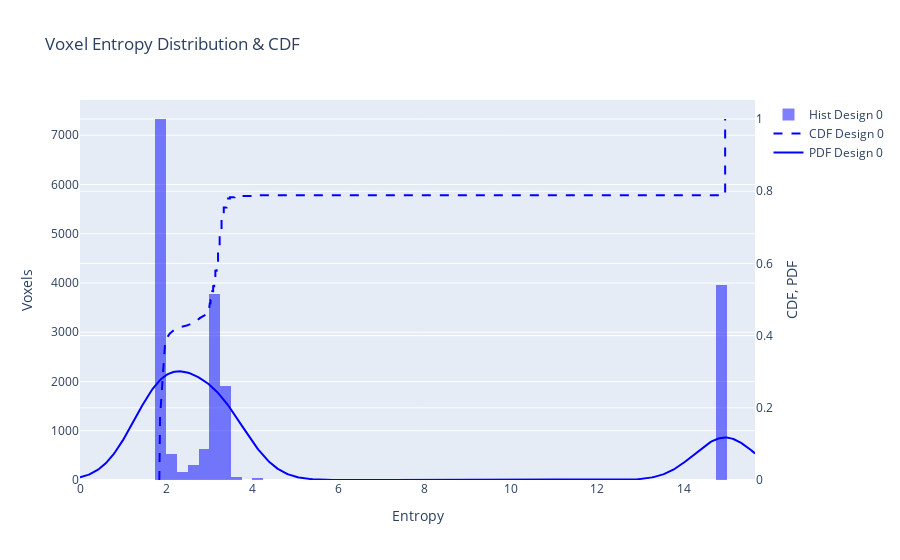

The code cell stored with this chart in its notebook:
### Code cell
# Plot a histogram of the entropy values if available
if plot_entropies:
    compare_entropy_histograms(
        design_idxs=[0],
        entropies=all_design_Hs,
    )

### Figure 1 — Plotly figure (JSON) as saved in the notebook; plotly's stock layout.template omitted (floating-point values rounded to 4 significant figures; data arrays with more than 128 entries replaced by an {"elided": "..."} marker saying what was removed)
{"data": [{"histnorm": "", "hovertemplate": "Entropy: %{x:.2f}<br>Voxels: %{y:.2f}<extra></extra>", "marker": {"color": "blue"}, "name": "Hist Design 0", "opacity": 0.5, "type": "histogram", "x": {"elided": "18693 float values"}, "xbins": {"end": 16, "size": 0.25, "start": 0}}, {"hovertemplate": "Entropy: %{x:.2f}<br>CDF: %{y:.2f}<extra></extra>", "line": {"color": "blue", "dash": "dash"}, "mode": "lines", "name": "CDF Design 0", "type": "scatter", "x": {"elided": "18693 float values"}, "y": {"elided": "18693 float values"}, "yaxis": "y2"}, {"hovertemplate": "Entropy: %{x:.2f}<br>PDF: %{y:.2f}<extra></extra>", "line": {"color": "blue"}, "mode": "lines", "name": "PDF Design 0", "type": "scatter", "x": {"elided": "500 float values"}, "y": {"elided": "500 float values"}, "yaxis": "y2"}], "layout": {"barmode": "overlay", "title": {"text": "Voxel Entropy Distribution & CDF"}, "xaxis": {"title": {"text": "Entropy"}}, "yaxis": {"title": {"text": "Voxels"}}, "yaxis2": {"overlaying": "y", "rangemode": "tozero", "side": "right", "title": {"text": "CDF, PDF"}}}}
